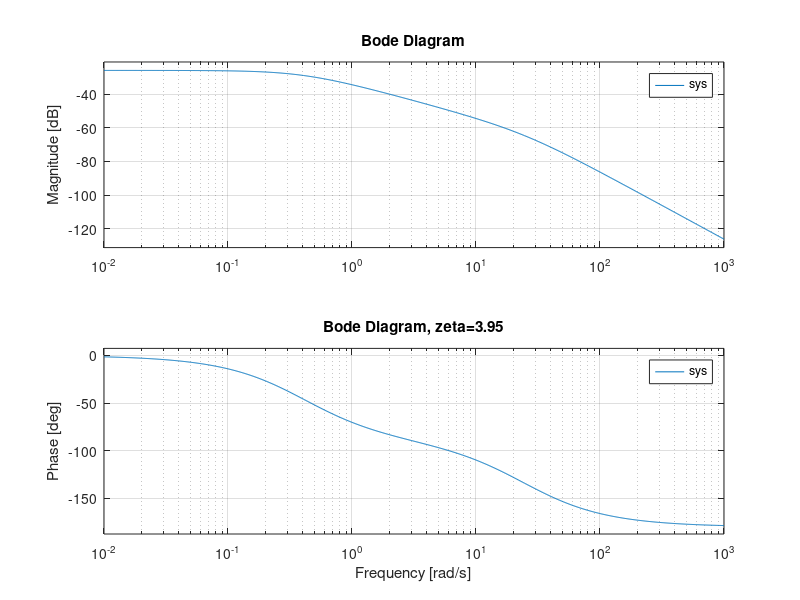

Here is the MATLAB script that generated this plot:
% ME3050 - Spring 2020 Tennessee Technological University
% Tristan Hill - 04/19/2020
clear variables;clc;close all

% define the system parameters
% this is an overdamped system
m=2;c=50;k=20;
c^2-4*m*k
zeta=c/(2*sqrt(m*k));

% define the amplitude 
A=1;


% use built MATLAB bode
figure(1)
sys=tf(1/k,[(m/k) (c/k) 1]);
bode(sys);grid on
str=sprintf('Bode Diagram, zeta=%.2f',zeta)
title(str)
